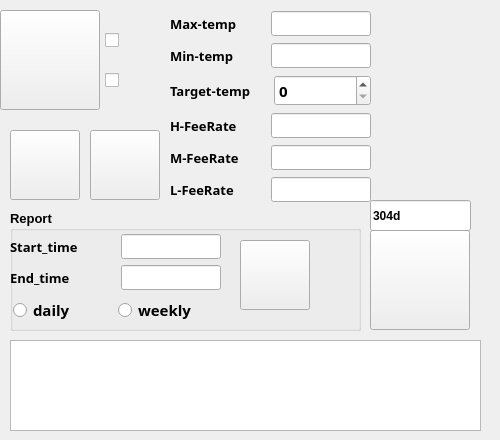
<?xml version="1.0" encoding="UTF-8"?>
<ui version="4.0">
 <class>Widget</class>
 <widget class="QWidget" name="Widget">
  <property name="geometry">
   <rect>
    <x>0</x>
    <y>0</y>
    <width>500</width>
    <height>440</height>
   </rect>
  </property>
  <property name="windowTitle">
   <string>Widget</string>
  </property>
  <property name="styleSheet">
   <string notr="true"/>
  </property>
  <widget class="QTextEdit" name="rev_text">
   <property name="geometry">
    <rect>
     <x>10</x>
     <y>340</y>
     <width>471</width>
     <height>91</height>
    </rect>
   </property>
  </widget>
  <widget class="QPushButton" name="powerOn_btn">
   <property name="geometry">
    <rect>
     <x>0</x>
     <y>10</y>
     <width>100</width>
     <height>100</height>
    </rect>
   </property>
   <property name="styleSheet">
    <string notr="true">QPushButton{border-image:url(:/on.png);}QPushButton:hover{background-color:white; color: black;}QPushButton:pressed{ border-style: inset; border-color: rgba(255, 225, 255, 30)}</string>
   </property>
   <property name="text">
    <string/>
   </property>
   <property name="flat">
    <bool>false</bool>
   </property>
  </widget>
  <widget class="QPushButton" name="start_supervise">
   <property name="geometry">
    <rect>
     <x>90</x>
     <y>130</y>
     <width>70</width>
     <height>70</height>
    </rect>
   </property>
   <property name="styleSheet">
    <string notr="true">QPushButton{border-image:url(:/nosup.png)}
QPushButton:hover{background-color:white; color: black;}</string>
   </property>
   <property name="text">
    <string/>
   </property>
  </widget>
  <widget class="QPushButton" name="control_btn">
   <property name="geometry">
    <rect>
     <x>10</x>
     <y>130</y>
     <width>70</width>
     <height>70</height>
    </rect>
   </property>
   <property name="styleSheet">
    <string notr="true">QPushButton{border-image:url(:/Control.png)}QPushButton:hover{background-color:white; color: black;}QPushButton:pressed{ border-style: inset; border-color: rgba(255, 225, 255, 30)}</string>
   </property>
   <property name="text">
    <string/>
   </property>
  </widget>
  <widget class="QGroupBox" name="groupBox">
   <property name="geometry">
    <rect>
     <x>10</x>
     <y>210</y>
     <width>351</width>
     <height>121</height>
    </rect>
   </property>
   <property name="font">
    <font>
     <pointsize>10</pointsize>
     <weight>75</weight>
     <bold>true</bold>
    </font>
   </property>
   <property name="title">
    <string>Report</string>
   </property>
   <widget class="QPushButton" name="report_btn">
    <property name="geometry">
     <rect>
      <x>230</x>
      <y>30</y>
      <width>70</width>
      <height>70</height>
     </rect>
    </property>
    <property name="styleSheet">
     <string notr="true">QPushButton{border-image:url(:/report.png)}
QPushButton:hover{background-color:white; color: black;}QPushButton:pressed{ border-style: inset; border-color: rgba(255, 225, 255, 30)}</string>
    </property>
    <property name="text">
     <string/>
    </property>
   </widget>
   <widget class="QWidget" name="layoutWidget">
    <property name="geometry">
     <rect>
      <x>0</x>
      <y>20</y>
      <width>211</width>
      <height>101</height>
     </rect>
    </property>
    <layout class="QVBoxLayout" name="verticalLayout_2">
     <property name="spacing">
      <number>2</number>
     </property>
     <item>
      <layout class="QHBoxLayout" name="horizontalLayout_7">
       <item>
        <widget class="QLabel" name="label_9">
         <property name="font">
          <font>
           <family>SimSun-ExtB</family>
           <pointsize>10</pointsize>
           <weight>75</weight>
           <bold>true</bold>
          </font>
         </property>
         <property name="text">
          <string>Start_time</string>
         </property>
        </widget>
       </item>
       <item>
        <widget class="QLineEdit" name="starttime_edit">
         <property name="sizePolicy">
          <sizepolicy hsizetype="Fixed" vsizetype="Fixed">
           <horstretch>0</horstretch>
           <verstretch>0</verstretch>
          </sizepolicy>
         </property>
         <property name="minimumSize">
          <size>
           <width>100</width>
           <height>25</height>
          </size>
         </property>
         <property name="maximumSize">
          <size>
           <width>100</width>
           <height>25</height>
          </size>
         </property>
         <property name="font">
          <font>
           <family>SimSun-ExtB</family>
           <pointsize>11</pointsize>
           <weight>75</weight>
           <bold>true</bold>
          </font>
         </property>
         <property name="text">
          <string/>
         </property>
        </widget>
       </item>
      </layout>
     </item>
     <item>
      <layout class="QHBoxLayout" name="horizontalLayout_8">
       <item>
        <widget class="QLabel" name="label_10">
         <property name="font">
          <font>
           <family>SimSun-ExtB</family>
           <pointsize>10</pointsize>
           <weight>75</weight>
           <bold>true</bold>
          </font>
         </property>
         <property name="text">
          <string>End_time</string>
         </property>
        </widget>
       </item>
       <item>
        <widget class="QLineEdit" name="endtime_edit">
         <property name="sizePolicy">
          <sizepolicy hsizetype="Fixed" vsizetype="Fixed">
           <horstretch>0</horstretch>
           <verstretch>0</verstretch>
          </sizepolicy>
         </property>
         <property name="minimumSize">
          <size>
           <width>100</width>
           <height>25</height>
          </size>
         </property>
         <property name="maximumSize">
          <size>
           <width>100</width>
           <height>25</height>
          </size>
         </property>
         <property name="font">
          <font>
           <family>SimSun-ExtB</family>
           <pointsize>11</pointsize>
           <weight>75</weight>
           <bold>true</bold>
          </font>
         </property>
         <property name="text">
          <string/>
         </property>
        </widget>
       </item>
      </layout>
     </item>
     <item>
      <layout class="QHBoxLayout" name="horizontalLayout_9">
       <item>
        <widget class="QRadioButton" name="daily_rbtn">
         <property name="sizePolicy">
          <sizepolicy hsizetype="Fixed" vsizetype="Fixed">
           <horstretch>0</horstretch>
           <verstretch>0</verstretch>
          </sizepolicy>
         </property>
         <property name="minimumSize">
          <size>
           <width>100</width>
           <height>25</height>
          </size>
         </property>
         <property name="font">
          <font>
           <family>SimSun-ExtB</family>
           <pointsize>11</pointsize>
           <weight>75</weight>
           <bold>true</bold>
          </font>
         </property>
         <property name="text">
          <string>daily</string>
         </property>
        </widget>
       </item>
       <item>
        <widget class="QRadioButton" name="weekly_rbtn">
         <property name="sizePolicy">
          <sizepolicy hsizetype="Fixed" vsizetype="Fixed">
           <horstretch>0</horstretch>
           <verstretch>0</verstretch>
          </sizepolicy>
         </property>
         <property name="minimumSize">
          <size>
           <width>100</width>
           <height>25</height>
          </size>
         </property>
         <property name="font">
          <font>
           <family>SimSun-ExtB</family>
           <pointsize>11</pointsize>
           <weight>75</weight>
           <bold>true</bold>
          </font>
         </property>
         <property name="text">
          <string>weekly</string>
         </property>
        </widget>
       </item>
      </layout>
     </item>
    </layout>
   </widget>
  </widget>
  <widget class="QWidget" name="layoutWidget">
   <property name="geometry">
    <rect>
     <x>170</x>
     <y>10</y>
     <width>201</width>
     <height>198</height>
    </rect>
   </property>
   <layout class="QVBoxLayout" name="verticalLayout">
    <item>
     <layout class="QHBoxLayout" name="horizontalLayout_4">
      <item>
       <widget class="QLabel" name="label_6">
        <property name="font">
         <font>
          <family>SimSun-ExtB</family>
          <pointsize>10</pointsize>
          <weight>75</weight>
          <bold>true</bold>
         </font>
        </property>
        <property name="text">
         <string>Max-temp</string>
        </property>
       </widget>
      </item>
      <item>
       <widget class="QLineEdit" name="maxtemp_edit">
        <property name="sizePolicy">
         <sizepolicy hsizetype="Fixed" vsizetype="Fixed">
          <horstretch>0</horstretch>
          <verstretch>0</verstretch>
         </sizepolicy>
        </property>
        <property name="minimumSize">
         <size>
          <width>100</width>
          <height>25</height>
         </size>
        </property>
        <property name="maximumSize">
         <size>
          <width>100</width>
          <height>25</height>
         </size>
        </property>
        <property name="font">
         <font>
          <family>SimSun-ExtB</family>
          <pointsize>11</pointsize>
          <weight>75</weight>
          <bold>true</bold>
         </font>
        </property>
        <property name="text">
         <string/>
        </property>
       </widget>
      </item>
     </layout>
    </item>
    <item>
     <layout class="QHBoxLayout" name="horizontalLayout_5">
      <item>
       <widget class="QLabel" name="label_7">
        <property name="font">
         <font>
          <family>SimSun-ExtB</family>
          <pointsize>10</pointsize>
          <weight>75</weight>
          <bold>true</bold>
         </font>
        </property>
        <property name="text">
         <string>Min-temp</string>
        </property>
       </widget>
      </item>
      <item>
       <widget class="QLineEdit" name="mintemp_edit">
        <property name="sizePolicy">
         <sizepolicy hsizetype="Fixed" vsizetype="Fixed">
          <horstretch>0</horstretch>
          <verstretch>0</verstretch>
         </sizepolicy>
        </property>
        <property name="minimumSize">
         <size>
          <width>100</width>
          <height>25</height>
         </size>
        </property>
        <property name="maximumSize">
         <size>
          <width>100</width>
          <height>25</height>
         </size>
        </property>
        <property name="font">
         <font>
          <family>SimSun-ExtB</family>
          <pointsize>11</pointsize>
          <weight>75</weight>
          <bold>true</bold>
         </font>
        </property>
        <property name="text">
         <string/>
        </property>
       </widget>
      </item>
     </layout>
    </item>
    <item>
     <layout class="QHBoxLayout" name="horizontalLayout_6">
      <item>
       <widget class="QLabel" name="label_8">
        <property name="font">
         <font>
          <family>SimSun-ExtB</family>
          <pointsize>10</pointsize>
          <weight>75</weight>
          <bold>true</bold>
         </font>
        </property>
        <property name="text">
         <string>Target-temp</string>
        </property>
       </widget>
      </item>
      <item>
       <widget class="QSpinBox" name="tartemp_sb">
        <property name="font">
         <font>
          <family>SimSun-ExtB</family>
          <pointsize>11</pointsize>
          <weight>75</weight>
          <bold>true</bold>
         </font>
        </property>
       </widget>
      </item>
     </layout>
    </item>
    <item>
     <layout class="QHBoxLayout" name="horizontalLayout">
      <item>
       <widget class="QLabel" name="label_5">
        <property name="font">
         <font>
          <family>SimSun-ExtB</family>
          <pointsize>10</pointsize>
          <weight>75</weight>
          <bold>true</bold>
         </font>
        </property>
        <property name="text">
         <string>H-FeeRate</string>
        </property>
       </widget>
      </item>
      <item>
       <widget class="QLineEdit" name="hfee_edit">
        <property name="sizePolicy">
         <sizepolicy hsizetype="Fixed" vsizetype="Fixed">
          <horstretch>0</horstretch>
          <verstretch>0</verstretch>
         </sizepolicy>
        </property>
        <property name="minimumSize">
         <size>
          <width>100</width>
          <height>25</height>
         </size>
        </property>
        <property name="maximumSize">
         <size>
          <width>100</width>
          <height>25</height>
         </size>
        </property>
        <property name="font">
         <font>
          <family>SimSun-ExtB</family>
          <pointsize>11</pointsize>
          <weight>75</weight>
          <bold>true</bold>
         </font>
        </property>
        <property name="text">
         <string/>
        </property>
       </widget>
      </item>
     </layout>
    </item>
    <item>
     <layout class="QHBoxLayout" name="horizontalLayout_2">
      <item>
       <widget class="QLabel" name="label_4">
        <property name="font">
         <font>
          <family>SimSun-ExtB</family>
          <pointsize>10</pointsize>
          <weight>75</weight>
          <bold>true</bold>
         </font>
        </property>
        <property name="text">
         <string>M-FeeRate</string>
        </property>
       </widget>
      </item>
      <item>
       <widget class="QLineEdit" name="mfee_edit">
        <property name="sizePolicy">
         <sizepolicy hsizetype="Fixed" vsizetype="Fixed">
          <horstretch>0</horstretch>
          <verstretch>0</verstretch>
         </sizepolicy>
        </property>
        <property name="minimumSize">
         <size>
          <width>100</width>
          <height>25</height>
         </size>
        </property>
        <property name="maximumSize">
         <size>
          <width>100</width>
          <height>25</height>
         </size>
        </property>
        <property name="font">
         <font>
          <family>SimSun-ExtB</family>
          <pointsize>11</pointsize>
          <weight>75</weight>
          <bold>true</bold>
         </font>
        </property>
        <property name="text">
         <string/>
        </property>
       </widget>
      </item>
     </layout>
    </item>
    <item>
     <layout class="QHBoxLayout" name="horizontalLayout_3">
      <item>
       <widget class="QLabel" name="label_3">
        <property name="font">
         <font>
          <family>SimSun-ExtB</family>
          <pointsize>10</pointsize>
          <weight>75</weight>
          <bold>true</bold>
         </font>
        </property>
        <property name="text">
         <string>L-FeeRate</string>
        </property>
       </widget>
      </item>
      <item>
       <widget class="QLineEdit" name="lfee_edit">
        <property name="sizePolicy">
         <sizepolicy hsizetype="Fixed" vsizetype="Fixed">
          <horstretch>0</horstretch>
          <verstretch>0</verstretch>
         </sizepolicy>
        </property>
        <property name="minimumSize">
         <size>
          <width>100</width>
          <height>25</height>
         </size>
        </property>
        <property name="maximumSize">
         <size>
          <width>100</width>
          <height>25</height>
         </size>
        </property>
        <property name="font">
         <font>
          <family>SimSun-ExtB</family>
          <pointsize>11</pointsize>
          <weight>75</weight>
          <bold>true</bold>
         </font>
        </property>
        <property name="text">
         <string/>
        </property>
       </widget>
      </item>
     </layout>
    </item>
   </layout>
  </widget>
  <widget class="QWidget" name="layoutWidget">
   <property name="geometry">
    <rect>
     <x>100</x>
     <y>20</y>
     <width>71</width>
     <height>42</height>
    </rect>
   </property>
   <layout class="QHBoxLayout" name="horizontalLayout_10">
    <property name="spacing">
     <number>0</number>
    </property>
    <item>
     <widget class="QCheckBox" name="cold_cbox">
      <property name="sizePolicy">
       <sizepolicy hsizetype="Fixed" vsizetype="Fixed">
        <horstretch>0</horstretch>
        <verstretch>0</verstretch>
       </sizepolicy>
      </property>
      <property name="styleSheet">
       <string notr="true"/>
      </property>
      <property name="text">
       <string/>
      </property>
     </widget>
    </item>
    <item>
     <widget class="QLabel" name="label">
      <property name="sizePolicy">
       <sizepolicy hsizetype="Fixed" vsizetype="Fixed">
        <horstretch>0</horstretch>
        <verstretch>0</verstretch>
       </sizepolicy>
      </property>
      <property name="minimumSize">
       <size>
        <width>40</width>
        <height>40</height>
       </size>
      </property>
      <property name="maximumSize">
       <size>
        <width>40</width>
        <height>40</height>
       </size>
      </property>
      <property name="styleSheet">
       <string notr="true">border-image:url(:/cold.png)</string>
      </property>
      <property name="text">
       <string/>
      </property>
     </widget>
    </item>
   </layout>
  </widget>
  <widget class="QWidget" name="layoutWidget">
   <property name="geometry">
    <rect>
     <x>100</x>
     <y>60</y>
     <width>71</width>
     <height>42</height>
    </rect>
   </property>
   <layout class="QHBoxLayout" name="horizontalLayout_11">
    <property name="spacing">
     <number>0</number>
    </property>
    <item>
     <widget class="QCheckBox" name="heat_cbox">
      <property name="sizePolicy">
       <sizepolicy hsizetype="Fixed" vsizetype="Fixed">
        <horstretch>0</horstretch>
        <verstretch>0</verstretch>
       </sizepolicy>
      </property>
      <property name="styleSheet">
       <string notr="true"/>
      </property>
      <property name="text">
       <string/>
      </property>
     </widget>
    </item>
    <item>
     <widget class="QLabel" name="label_2">
      <property name="sizePolicy">
       <sizepolicy hsizetype="Fixed" vsizetype="Fixed">
        <horstretch>0</horstretch>
        <verstretch>0</verstretch>
       </sizepolicy>
      </property>
      <property name="minimumSize">
       <size>
        <width>40</width>
        <height>40</height>
       </size>
      </property>
      <property name="maximumSize">
       <size>
        <width>40</width>
        <height>40</height>
       </size>
      </property>
      <property name="styleSheet">
       <string notr="true">border-image:url(:/heat.png)</string>
      </property>
      <property name="text">
       <string/>
      </property>
     </widget>
    </item>
   </layout>
  </widget>
  <widget class="QPushButton" name="openroom_btn">
   <property name="geometry">
    <rect>
     <x>370</x>
     <y>230</y>
     <width>100</width>
     <height>100</height>
    </rect>
   </property>
   <property name="styleSheet">
    <string notr="true">QPushButton{border-image:url(:/openroom.png)}
QPushButton:hover{background-color:white; color: black;}</string>
   </property>
   <property name="text">
    <string/>
   </property>
  </widget>
  <widget class="QLineEdit" name="openroomid_edit">
   <property name="geometry">
    <rect>
     <x>370</x>
     <y>200</y>
     <width>101</width>
     <height>31</height>
    </rect>
   </property>
   <property name="font">
    <font>
     <weight>75</weight>
     <bold>true</bold>
    </font>
   </property>
   <property name="text">
    <string>304d</string>
   </property>
  </widget>
  <widget class="QLabel" name="manager_label">
   <property name="geometry">
    <rect>
     <x>390</x>
     <y>10</y>
     <width>90</width>
     <height>90</height>
    </rect>
   </property>
   <property name="styleSheet">
    <string notr="true">QLabel{border-image:url(:/manager.png)}
</string>
   </property>
   <property name="text">
    <string/>
   </property>
  </widget>
 </widget>
 <resources/>
 <connections/>
</ui>
